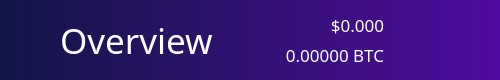
          <widget class="QFrame" name="NavBar">
           <property name="sizePolicy">
            <sizepolicy hsizetype="Preferred" vsizetype="Preferred">
             <horstretch>0</horstretch>
             <verstretch>0</verstretch>
            </sizepolicy>
           </property>
           <property name="minimumSize">
            <size>
             <width>500</width>
             <height>80</height>
            </size>
           </property>
           <property name="maximumSize">
            <size>
             <width>16777215</width>
             <height>80</height>
            </size>
           </property>
           <property name="layoutDirection">
            <enum>Qt::LeftToRight</enum>
           </property>
           <property name="autoFillBackground">
            <bool>false</bool>
           </property>
           <property name="styleSheet">
            <string notr="true">background: QLinearGradient(x1: 0, y1: 0, x2: 1, y2: 0, stop: 0 #121646, stop: 1 #510c9f);
border:0;
</string>
           </property>
           <property name="frameShape">
            <enum>QFrame::StyledPanel</enum>
           </property>
           <property name="frameShadow">
            <enum>QFrame::Raised</enum>
           </property>
           <layout class="QHBoxLayout" name="horizontalLayout_3">
            <property name="spacing">
             <number>-1</number>
            </property>
            <property name="leftMargin">
             <number>60</number>
            </property>
            <property name="topMargin">
             <number>0</number>
            </property>
            <property name="rightMargin">
             <number>60</number>
            </property>
            <property name="bottomMargin">
             <number>0</number>
            </property>
            <item>
             <widget class="QLabel" name="label_2">
              <property name="sizePolicy">
               <sizepolicy hsizetype="Preferred" vsizetype="Preferred">
                <horstretch>0</horstretch>
                <verstretch>0</verstretch>
               </sizepolicy>
              </property>
              <property name="font">
               <font>
                <family>LibercoinLight</family>
                <pointsize>26</pointsize>
                <weight>50</weight>
                <bold>false</bold>
               </font>
              </property>
              <property name="autoFillBackground">
               <bool>false</bool>
              </property>
              <property name="styleSheet">
               <string notr="true">color:white;
background-color: rgba(255, 255, 255,0);</string>
              </property>
              <property name="text">
               <string>Overview</string>
              </property>
              <property name="indent">
               <number>0</number>
              </property>
              <property name="textInteractionFlags">
               <set>Qt::NoTextInteraction</set>
              </property>
             </widget>
            </item>
            <item>
             <layout class="QVBoxLayout" name="verticalLayout_5">
              <property name="spacing">
               <number>-1</number>
              </property>
              <item>
               <widget class="QLabel" name="priceUSD">
                <property name="font">
                 <font>
                  <family>LibercoinMedium</family>
                  <pointsize>13</pointsize>
                  <weight>50</weight>
                  <bold>false</bold>
                  <stylestrategy>PreferDefault</stylestrategy>
                  <kerning>true</kerning>
                 </font>
                </property>
                <property name="styleSheet">
                 <string notr="true">background-color: rgb(0,0,0,0);
color: white;</string>
                </property>
                <property name="text">
                 <string>$0.000</string>
                </property>
                <property name="alignment">
                 <set>Qt::AlignBottom|Qt::AlignRight|Qt::AlignTrailing</set>
                </property>
               </widget>
              </item>
              <item>
               <widget class="QLabel" name="priceBTC">
                <property name="font">
                 <font>
                  <family>LibercoinLight</family>
                  <pointsize>13</pointsize>
                  <weight>50</weight>
                  <bold>false</bold>
                 </font>
                </property>
                <property name="styleSheet">
                 <string notr="true">background-color: rgb(0,0,0,0);
color: white;</string>
                </property>
                <property name="text">
                 <string>0.00000 BTC</string>
                </property>
                <property name="alignment">
                 <set>Qt::AlignRight|Qt::AlignTop|Qt::AlignTrailing</set>
                </property>
               </widget>
              </item>
             </layout>
            </item>
            <item>
             <widget class="QPushButton" name="pushButton">
              <property name="minimumSize">
               <size>
                <width>0</width>
                <height>80</height>
               </size>
              </property>
              <property name="maximumSize">
               <size>
                <width>50</width>
                <height>80</height>
               </size>
              </property>
              <property name="styleSheet">
               <string notr="true">background: rgb(0,0,0,0);</string>
              </property>
              <property name="text">
               <string/>
              </property>
              <property name="icon">
               <iconset resource="../bitcoin.qrc">
                <normaloff>:/icons/Exports_45</normaloff>:/icons/Exports_45</iconset>
              </property>
              <property name="iconSize">
               <size>
                <width>70</width>
                <height>70</height>
               </size>
              </property>
             </widget>
            </item>
           </layout>
          </widget>
